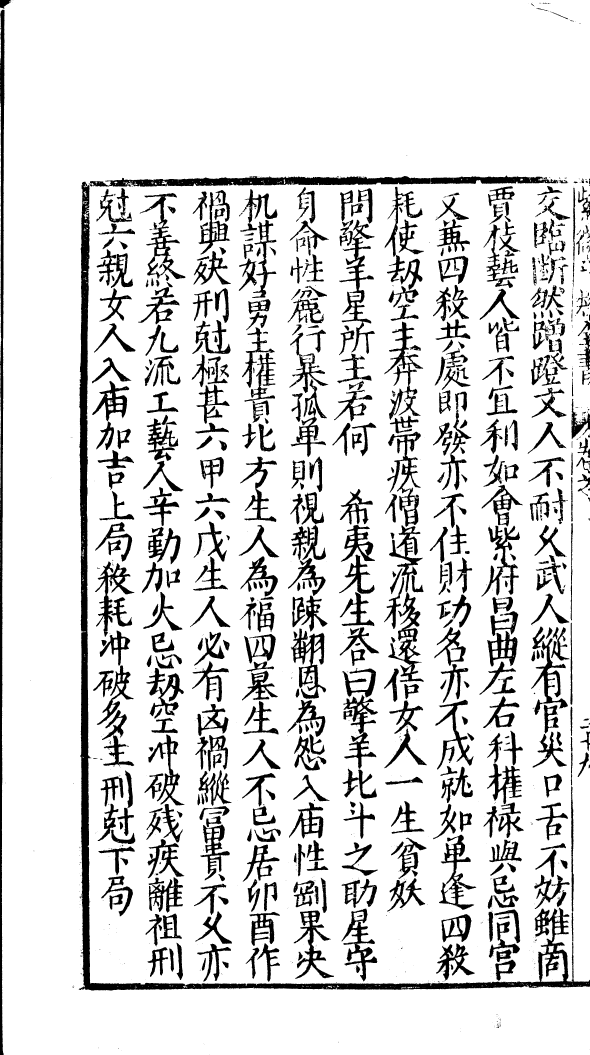
#> input picture tmp_sdzj0170/shuge_ocr/key_pages/p66_full300.png, 2360 x 4220 px, found by its file name (shown at 1/4 size)
$ python crop_p66b.py
#> lines starting #> are read from the running program, lines starting #| are printed output that depends on the picture; after the words box and inside, x2 and y2 are one past the last pixel; in counts of white or black regions, pixels touching at a corner belong together
# -*- coding: utf-8 -*-
"""第二版裁切：横向覆盖左侧 3~4 列，纵向下部，定位 必有凶祸/卤祸 词位"""
import sys
sys.stdout.reconfigure(encoding="utf-8")
from PIL import Image

src = r"D:\OH-WorkSpace\Destiny_agent\tmp_sdzj0170\shuge_ocr\key_pages\p66_full300.png"
img = Image.open(src)
#> img is the input picture: PIL image 2360x4220 RGB; 85.8% white; 1493 black regions (862 under 20 px), largest, box (x1, y1, x2, y2) and area: (316, 727, 2360, 3962) 147145, (355, 702, 2232, 747) 47001, (0, 38, 18, 4220) 42045
W, H = img.size
#> W = 2360; H = 4220
print("full", W, H)
#| full 2360 4220

c = img.crop((30, 2600, 1000, H))
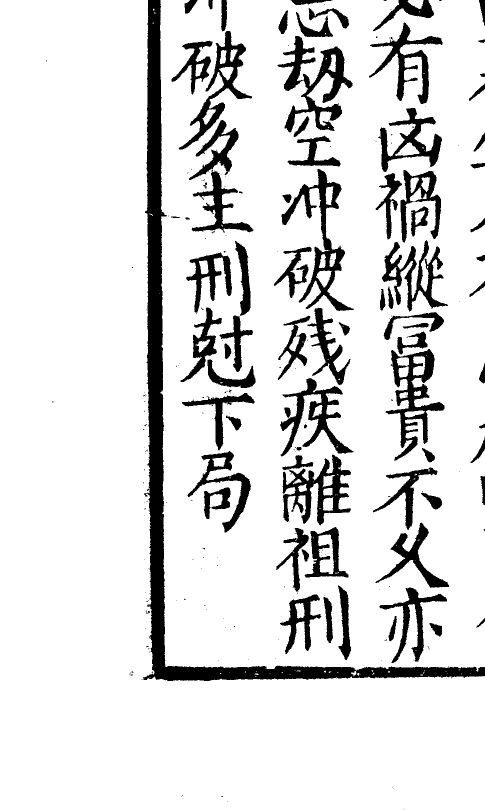
#> c: PIL image 970x1620 RGB (shown at 1/2 size); 87% white; 263 black regions (182 under 20 px), largest, box (x1, y1, x2, y2) and area: (286, 0, 970, 1362) 52136, (563, 338, 708, 622) 8519, (771, 698, 889, 922) 7998
c = c.resize((c.width * 2, c.height * 2), Image.LANCZOS)
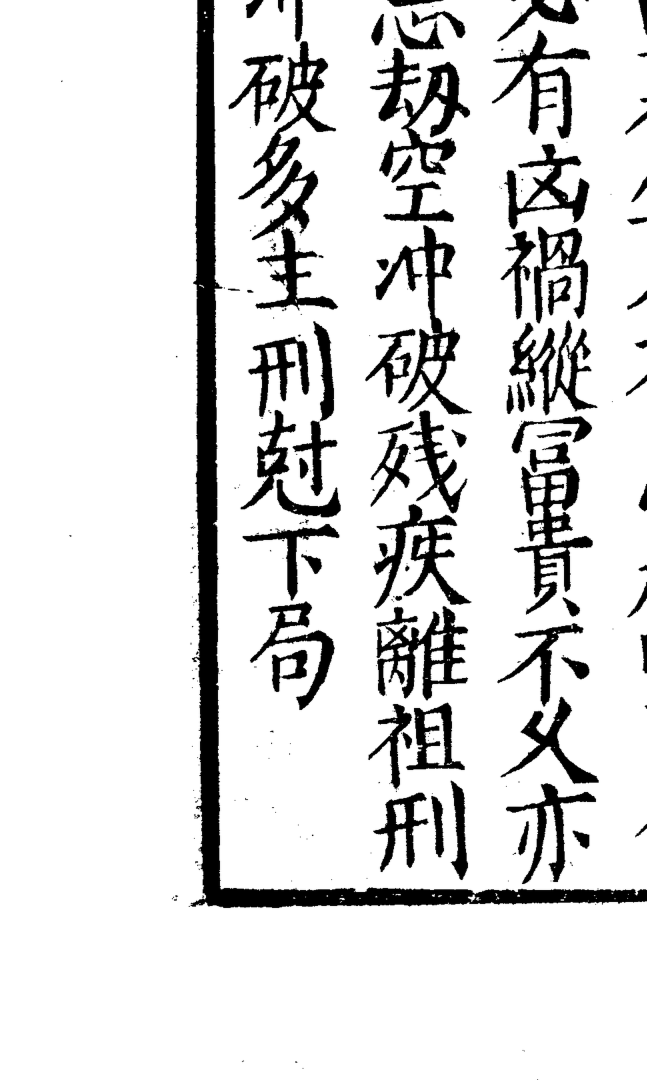
#> c: PIL image 1940x3240 RGB (shown at 1/3 size); min 0, max 255, mean 221.9
o = r"D:\OH-WorkSpace\Destiny_agent\tmp_sdzj0170\shuge_ocr\key_pages\p66_zone2.png"
c.save(o)
print("saved", o, c.size)
#| saved D:\OH-WorkSpace\Destiny_agent\tmp_sdzj0170\shuge_ocr\key_pages\p66_zone2.png (1940, 3240)

$ run again, with tmp_sdzj0170/shuge_ocr/key_pages/p10_full300.png copied over tmp_sdzj0170/shuge_ocr/key_pages/p66_full300.png
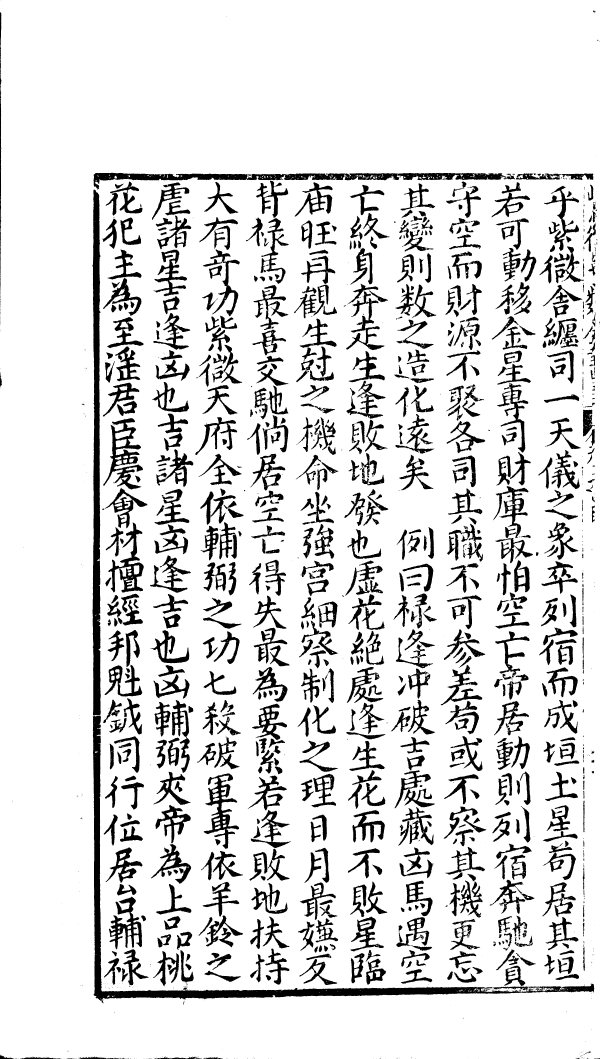
#> input picture tmp_sdzj0170/shuge_ocr/key_pages/p10_full300.png, 2399 x 4236 px, found by its file name (shown at 1/4 size)
#> img is the input picture: PIL image 2399x4236 RGB; 86.3% white; 1555 black regions (703 under 20 px), largest, box (x1, y1, x2, y2) and area: (369, 758, 2377, 4013) 132575, (374, 691, 2061, 757) 36493, (413, 1672, 572, 1958) 14541
#| full 2399 4236
#> `c = img.crop((30, 2600, 1000, H))`:
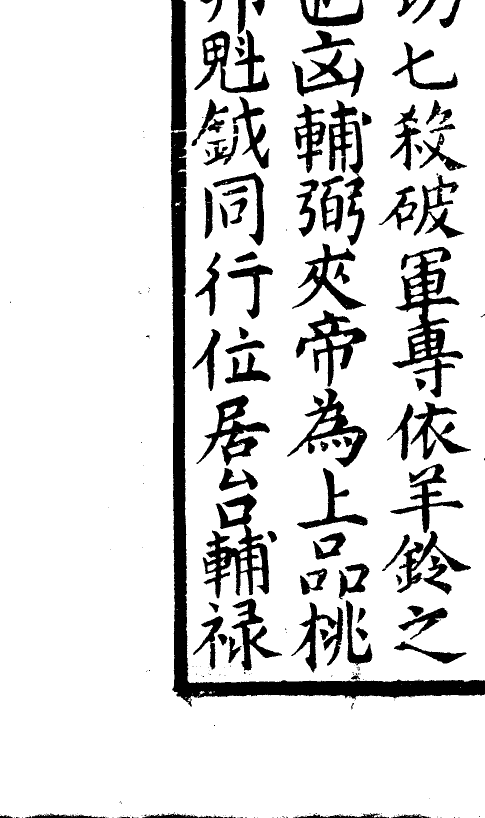
#> c: PIL image 970x1636 RGB (shown at 1/2 size); 86.1% white; 241 black regions (146 under 20 px), largest, box (x1, y1, x2, y2) and area: (341, 0, 970, 1413) 53551, (785, 494, 926, 795) 12652, (405, 987, 538, 1197) 10572
#> `c = c.resize((c.width * 2, c.height * 2), Image.LANCZOS)`:
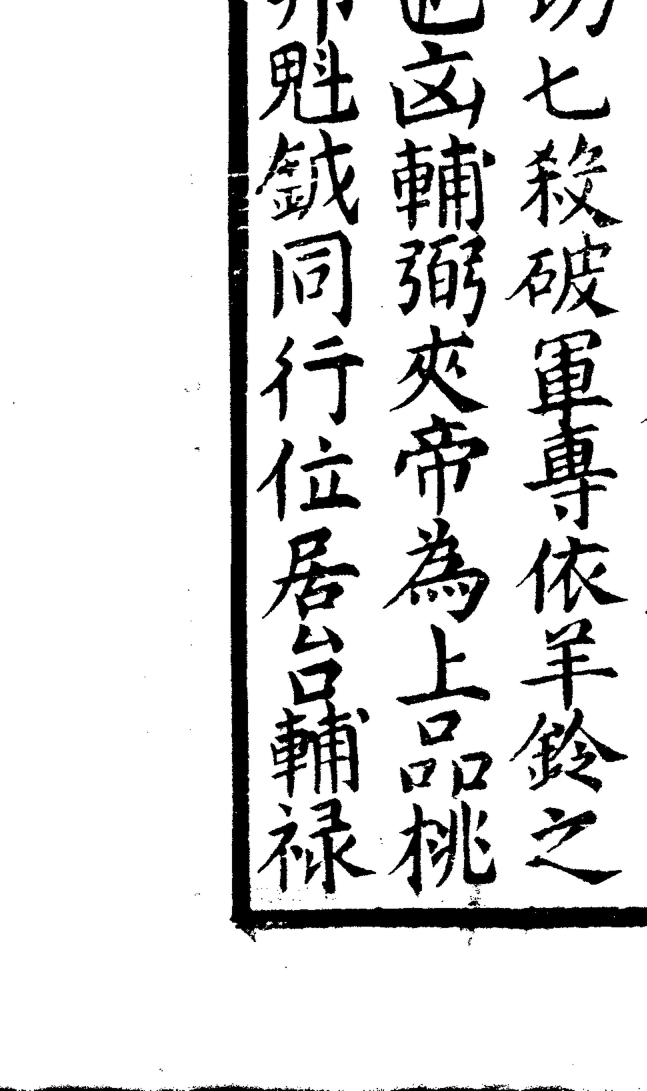
#> c: PIL image 1940x3272 RGB (shown at 1/3 size); min 0, max 255, mean 219.5
#| saved D:\OH-WorkSpace\Destiny_agent\tmp_sdzj0170\shuge_ocr\key_pages\p66_zone2.png (1940, 3272)

$ run again, with tmp_sdzj0170/shuge_ocr/key_pages/p18_full300.png copied over tmp_sdzj0170/shuge_ocr/key_pages/p66_full300.png
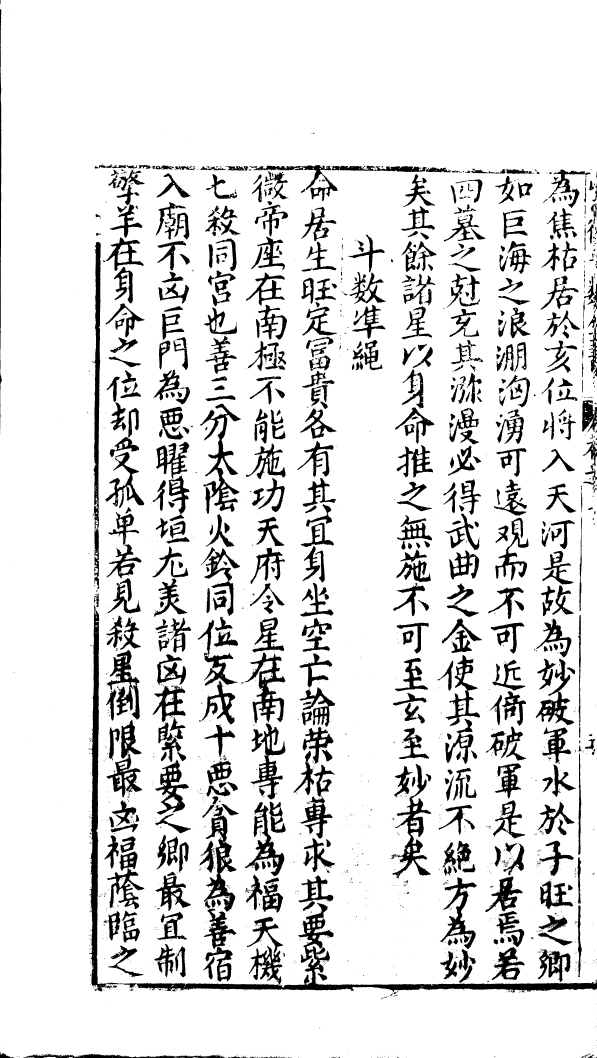
#> input picture tmp_sdzj0170/shuge_ocr/key_pages/p18_full300.png, 2387 x 4231 px, found by its file name (shown at 1/4 size)
#> img is the input picture: PIL image 2387x4231 RGB; 87.4% white; 3604 black regions (2837 under 20 px), largest, box (x1, y1, x2, y2) and area: (477, 3611, 2387, 3971) 65480, (358, 2420, 475, 3966) 34756, (371, 968, 403, 2308) 22179
#| full 2387 4231
#> `c = img.crop((30, 2600, 1000, H))`:
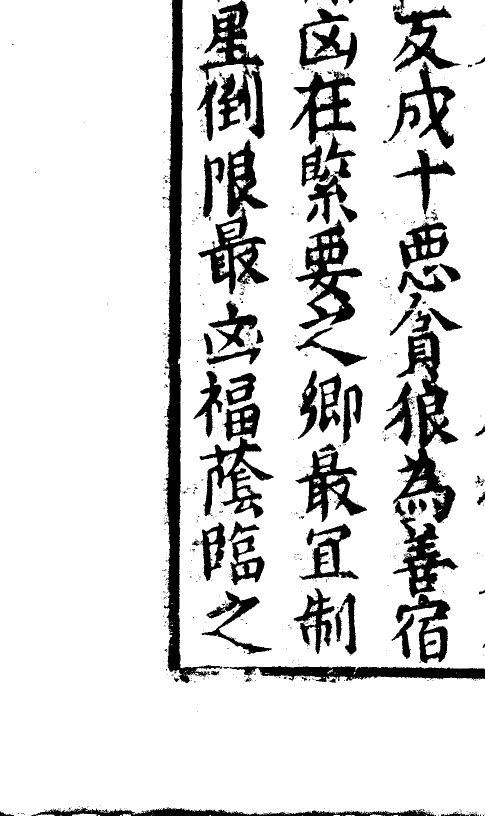
#> c: PIL image 970x1631 RGB (shown at 1/2 size); 85.5% white; 923 black regions (834 under 20 px), largest, box (x1, y1, x2, y2) and area: (328, 0, 445, 1366) 31717, (786, 621, 917, 1046) 16898, (398, 0, 529, 278) 13135
#> `c = c.resize((c.width * 2, c.height * 2), Image.LANCZOS)`:
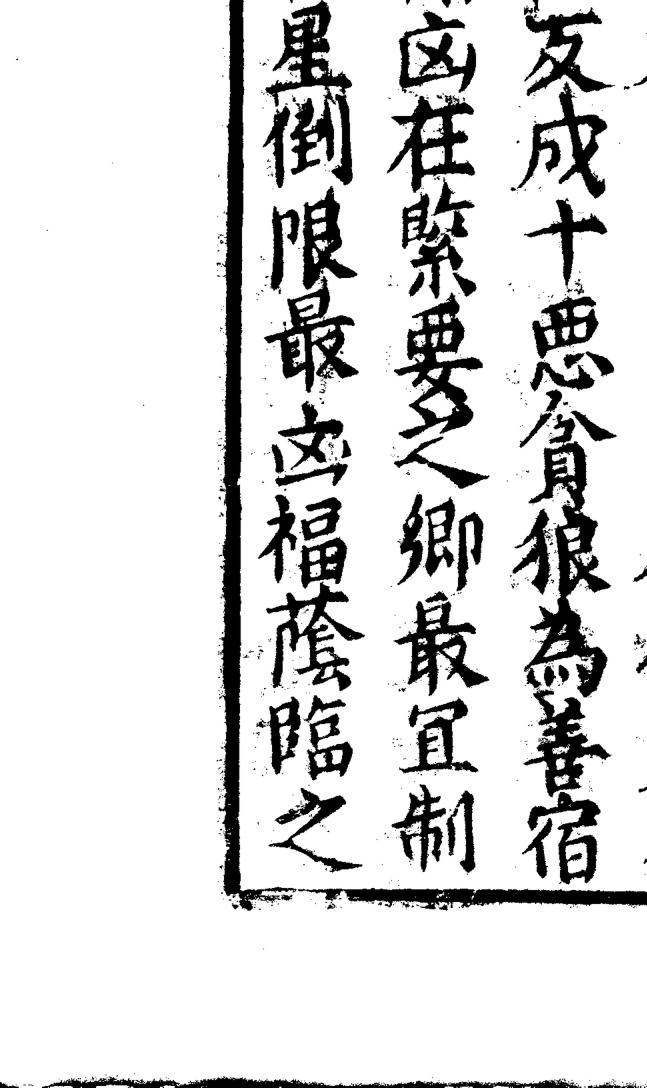
#> c: PIL image 1940x3262 RGB (shown at 1/3 size); min 0, max 255, mean 218
#| saved D:\OH-WorkSpace\Destiny_agent\tmp_sdzj0170\shuge_ocr\key_pages\p66_zone2.png (1940, 3262)

$ run again, with tmp_sdzj0170/shuge_ocr/key_pages/p201_full300.png copied over tmp_sdzj0170/shuge_ocr/key_pages/p66_full300.png
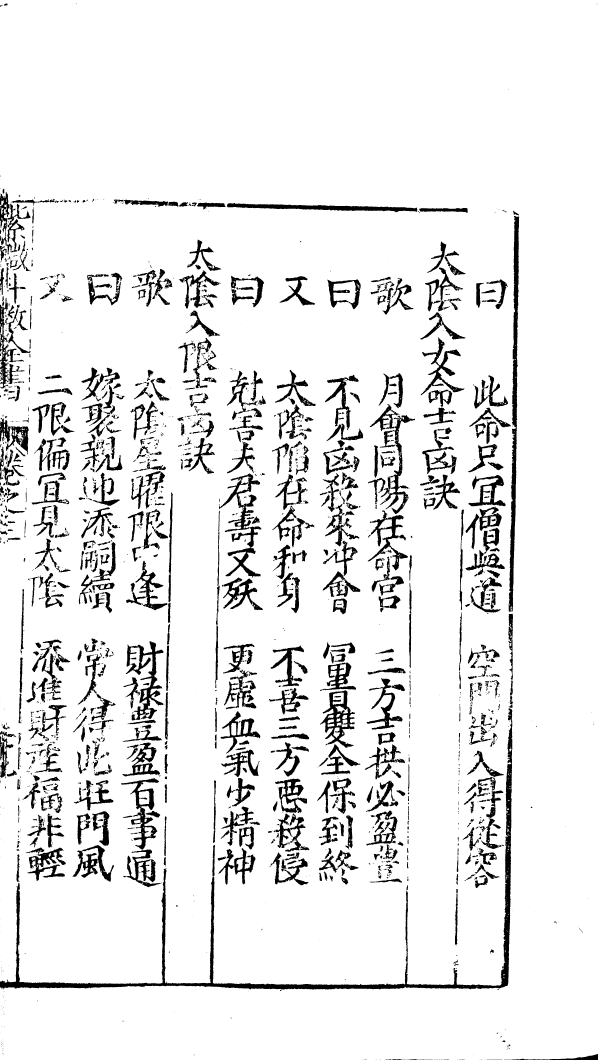
#> input picture tmp_sdzj0170/shuge_ocr/key_pages/p201_full300.png, 2391 x 4240 px, found by its file name (shown at 1/4 size)
#> img is the input picture: PIL image 2391x4240 RGB; 91.2% white; 1987 black regions (998 under 20 px), largest, box (x1, y1, x2, y2) and area: (0, 2833, 2050, 3958) 71340, (2034, 864, 2077, 2447) 25562, (876, 1894, 1046, 2311) 15970
#| full 2391 4240
#> `c = img.crop((30, 2600, 1000, H))`:
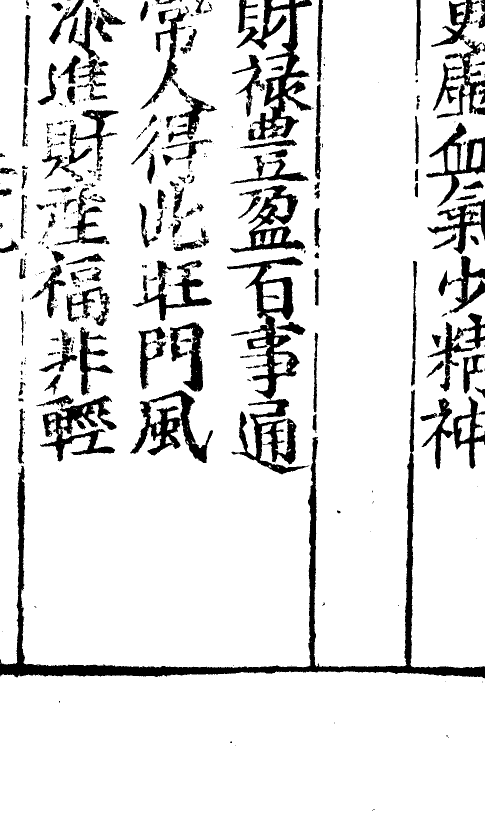
#> c: PIL image 970x1640 RGB (shown at 1/2 size); 88.2% white; 418 black regions (225 under 20 px), largest, box (x1, y1, x2, y2) and area: (0, 779, 970, 1357) 30258, (473, 0, 624, 282) 11657, (454, 513, 606, 800) 10359
#> `c = c.resize((c.width * 2, c.height * 2), Image.LANCZOS)`:
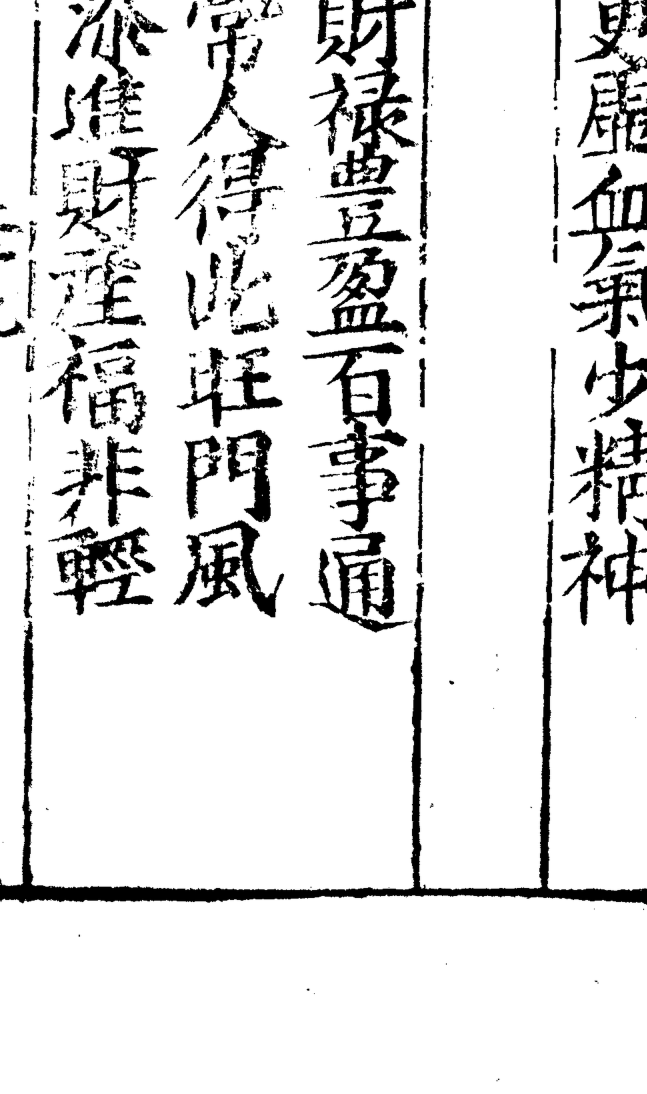
#> c: PIL image 1940x3280 RGB (shown at 1/3 size); min 0, max 255, mean 225
#| saved D:\OH-WorkSpace\Destiny_agent\tmp_sdzj0170\shuge_ocr\key_pages\p66_zone2.png (1940, 3280)
